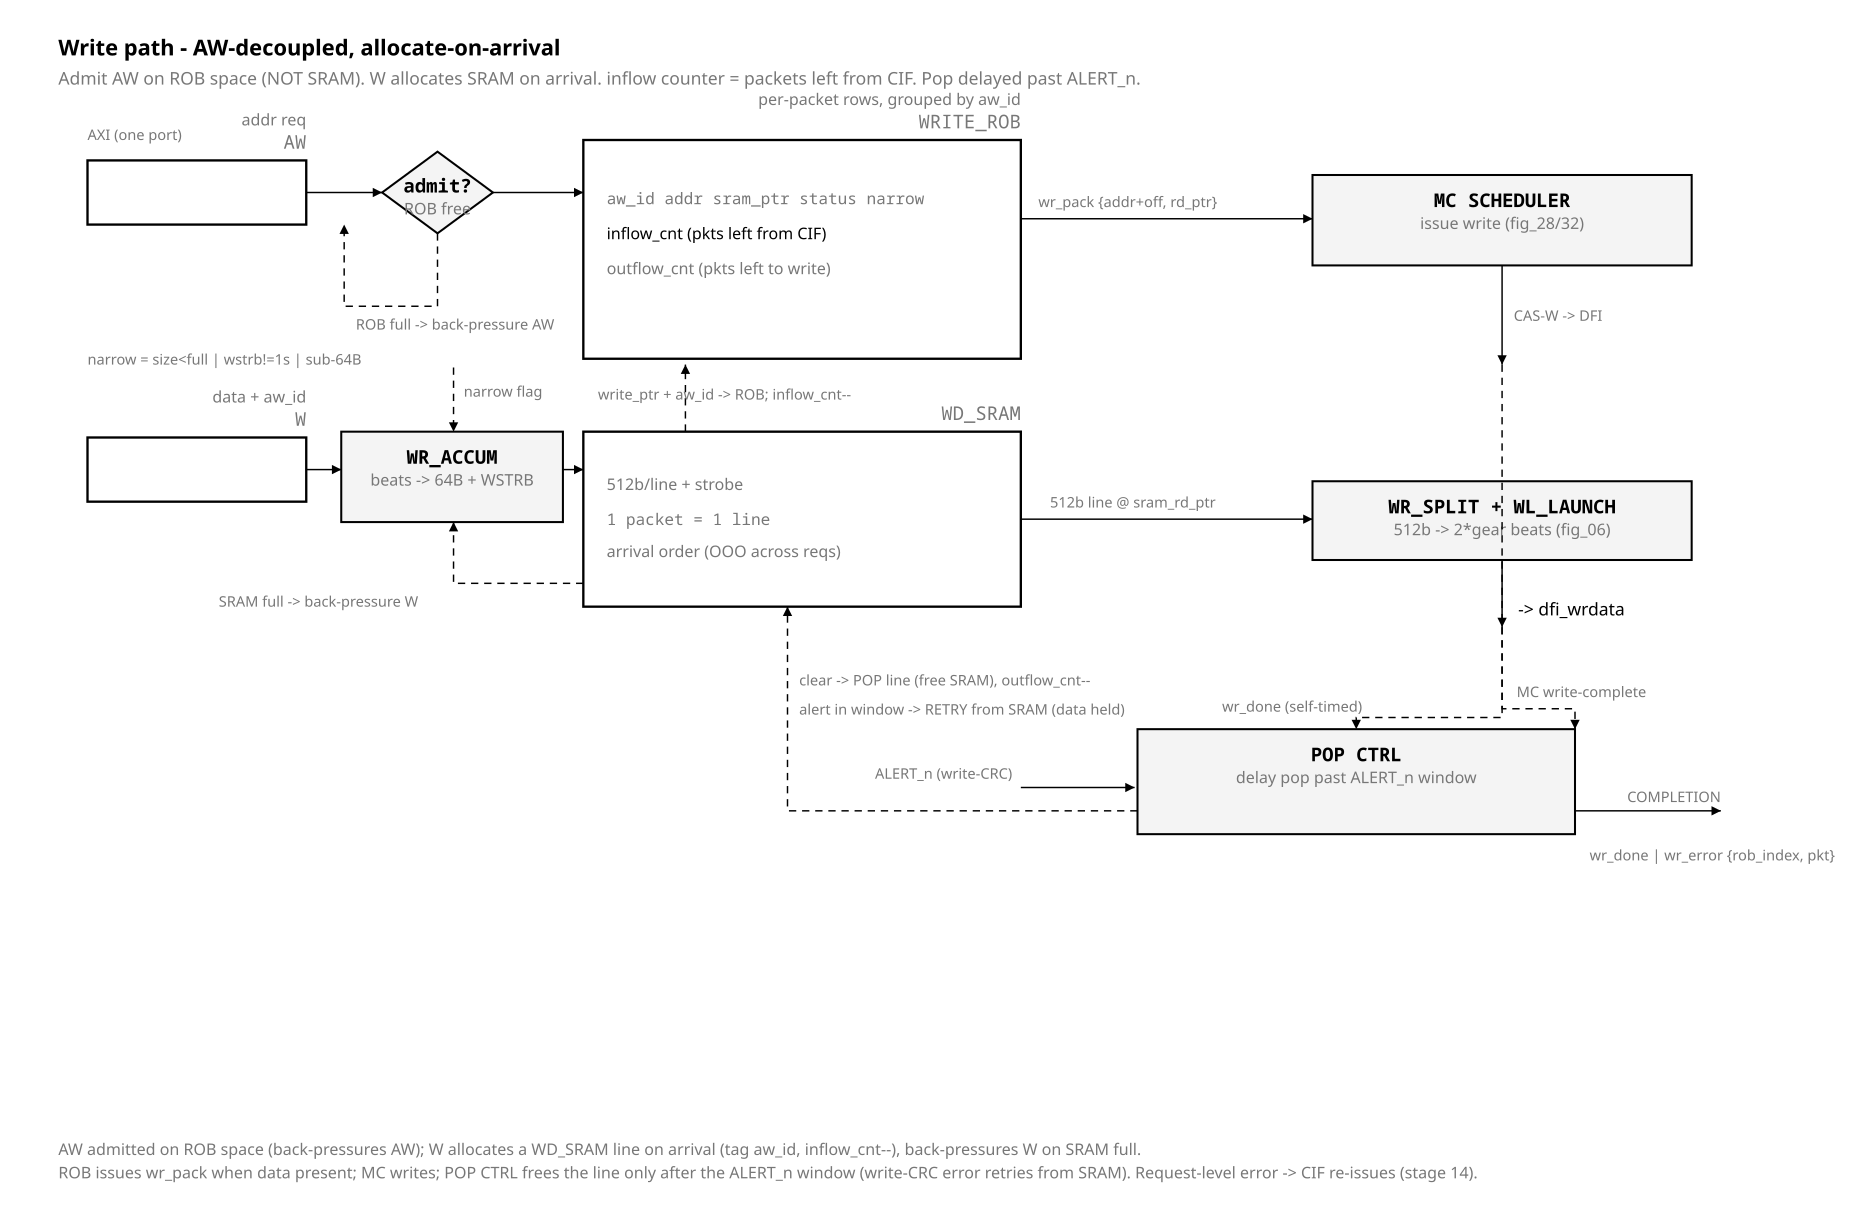

Reproduce this figure in Python.
from rtlfig import (Fig, MUTED, FILL_NEW, FILL_LOGIC, FILL_CELL, FILL_ACTIVE,
                    FAINT, INK, PAPER, W_CELL)

# fig_47 — write path: AW-decoupled, allocate-on-arrival.
# Invariant: admit AW on ROB space (not SRAM); W allocates SRAM on arrival;
# inflow counter tracks packets from CIF; pop WD_SRAM on MC-complete, delayed
# past the ALERT_n window so a write-CRC error can retry from SRAM.

f = Fig(1280, 840)


def cnote(x, y, s, anchor="start"):
    f.text(x, y, s, size=10, mono=False, anchor=anchor, fill=MUTED)


f.text(40, 38, "Write path - AW-decoupled, allocate-on-arrival", size=15,
       mono=False, bold=True)
f.note(40, 58, "Admit AW on ROB space (NOT SRAM). W allocates SRAM on arrival. "
               "inflow counter = packets left from CIF. Pop delayed past ALERT_n.")

# ---------------- AXI in (left) ----------------
cnote(60, 96, "AXI (one port)")
aw = f.block(60, 110, 150, 44, "AW", "addr req")
wd = f.block(60, 300, 150, 44, "W", "data + aw_id")
f.text(48, 128, "", size=10)

# ---------------- admit gate + WRITE_ROB ----------------
f.line(210, 132, 262, 132, arrow=True)
adm = f.decision(300, 132, 76, 56, "admit?", "ROB free")
f.line(338, 132, 400, 132, arrow=True)
rob = f.block(400, 96, 300, 150, "WRITE_ROB", "per-packet rows, grouped by aw_id")
f.text(416, 140, "aw_id  addr  sram_ptr  status  narrow", size=11, fill=MUTED)
f.text(416, 164, "inflow_cnt (pkts left from CIF)", size=11, mono=False)
f.text(416, 188, "outflow_cnt (pkts left to write)", size=11, mono=False, fill=MUTED)
# back-pressure AW
f.path("M300 160 V210 H236 V154", arrow=True, dashed=True)
cnote(244, 226, "ROB full -> back-pressure AW")
cnote(60, 250, "narrow = size<full | wstrb!=1s | sub-64B")

# ---------------- W data -> WR_ACCUM (alloc on 1st beat) -> WD_SRAM ----------------
f.line(210, 322, 234, 322, arrow=True)
acc = f.logic(234, 296, 152, 62, "WR_ACCUM", "beats -> 64B + WSTRB", top=True)
f.line(386, 322, 400, 322, arrow=True)
sram = f.block(400, 296, 300, 120, "WD_SRAM")
f.text(416, 336, "512b/line + strobe", size=11, mono=False, fill=MUTED)
f.text(416, 360, "1 packet = 1 line", size=11, fill=MUTED)
f.text(416, 382, "arrival order (OOO across reqs)", size=11, mono=False, fill=MUTED)
# narrow flag into WR_ACCUM
f.path("M311 252 V296", arrow=True, dashed=True)
cnote(318, 272, "narrow flag")
# back-pressure W (SRAM full -> WR_ACCUM stalls W)
f.path("M400 400 H311 V358", arrow=True, dashed=True)
cnote(150, 416, "SRAM full -> back-pressure W")
# write-ptr + aw_id up to ROB, inflow-- (dashed, left of the WD_SRAM title)
f.path("M470 296 V250", arrow=True, dashed=True)
cnote(410, 274, "write_ptr + aw_id -> ROB; inflow_cnt--")

# ---------------- ROB -> wr_pack -> MC ----------------
f.line(700, 150, 900, 150, arrow=True)
cnote(712, 142, "wr_pack {addr+off, rd_ptr}", )
mc = f.logic(900, 120, 260, 62, "MC SCHEDULER", "issue write (fig_28/32)", top=True)
f.line(1030, 182, 1030, 250, arrow=True)
cnote(1038, 220, "CAS-W -> DFI")

# ---------------- SRAM read -> splitter -> DFI (data) ----------------
f.line(700, 356, 900, 356, arrow=True)
cnote(720, 348, "512b line @ sram_rd_ptr")
sp = f.logic(900, 330, 260, 54, "WR_SPLIT + WL_LAUNCH",
             "512b -> 2*gear beats (fig_06)", top=True)
f.line(1030, 384, 1030, 430, arrow=True)
f.text(1041, 422, "-> dfi_wrdata", size=12, mono=False)

# ---------------- pop-delay past ALERT_n ----------------
pd = f.logic(780, 500, 300, 72, "POP CTRL", "delay pop past ALERT_n window", top=True)
# MC write-complete + wr_done in from the right/top
f.path("M1030 250 V486 H1080 V500", arrow=True, dashed=True)
cnote(1040, 478, "MC write-complete")
f.path("M1030 430 V492 H930 V500", arrow=True, dashed=True)
cnote(838, 488, "wr_done (self-timed)")
# ALERT_n in (left)
f.line(700, 540, 778, 540, arrow=True)
cnote(600, 534, "ALERT_n (write-CRC)")
# pop -> SRAM (free line) ; retry -> resend
f.path("M780 556 H540 V416", arrow=True, dashed=True)
cnote(548, 470, "clear -> POP line (free SRAM), outflow_cnt--")
cnote(548, 490, "alert in window -> RETRY from SRAM (data held)")

# ---------------- completion ----------------
f.line(1080, 556, 1180, 556, arrow=True)
cnote(1180, 550, "COMPLETION", anchor="end")
cnote(1090, 590, "wr_done | wr_error {rob_index, pkt}")

f.caption(40, 792,
          "AW admitted on ROB space (back-pressures AW); W allocates a WD_SRAM line on "
          "arrival (tag aw_id, inflow_cnt--), back-pressures W on SRAM full.")
f.caption(40, 808,
          "ROB issues wr_pack when data present; MC writes; POP CTRL frees the line only "
          "after the ALERT_n window (write-CRC error retries from SRAM). Request-level "
          "error -> CIF re-issues (stage 14).")

f.save("fig_47_write_path.svg")
print("wrote fig_47_write_path.svg")
